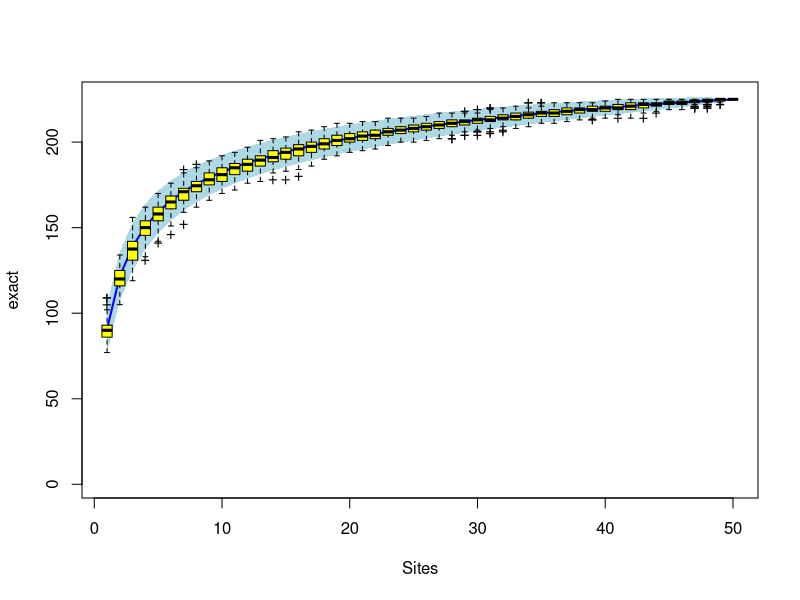
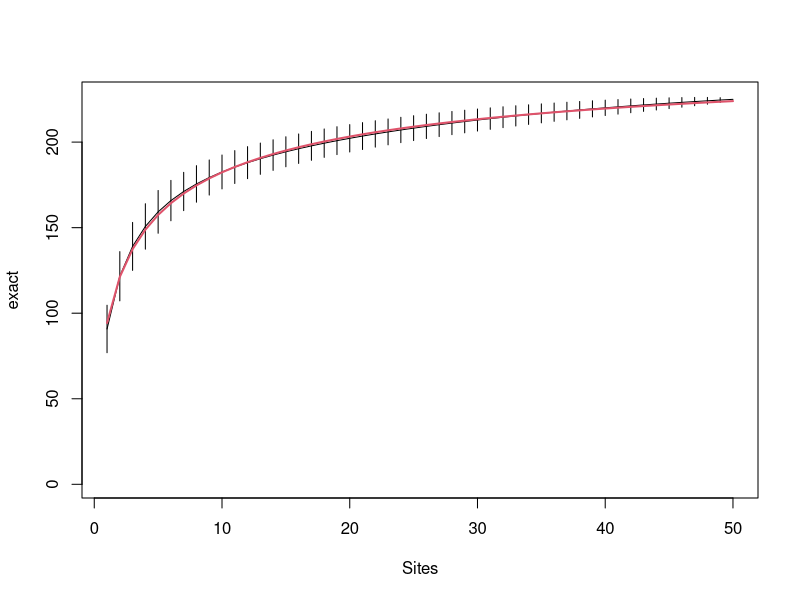
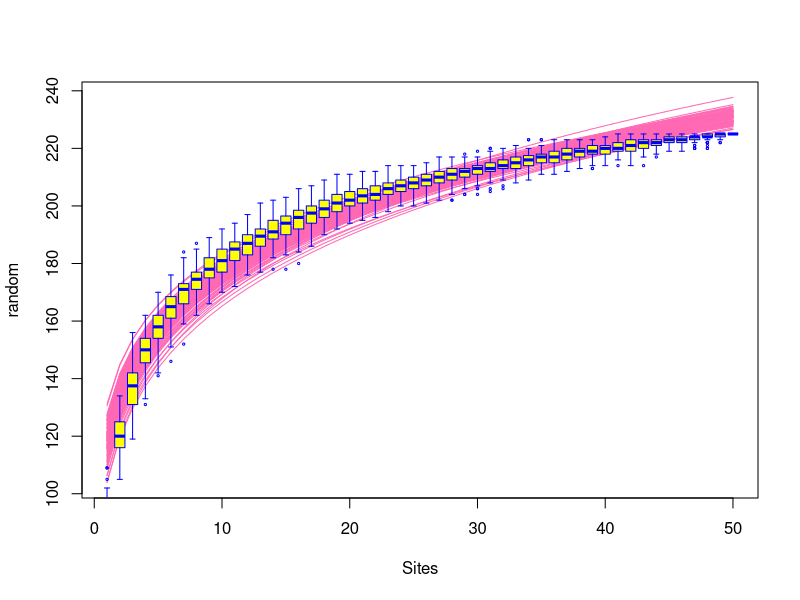
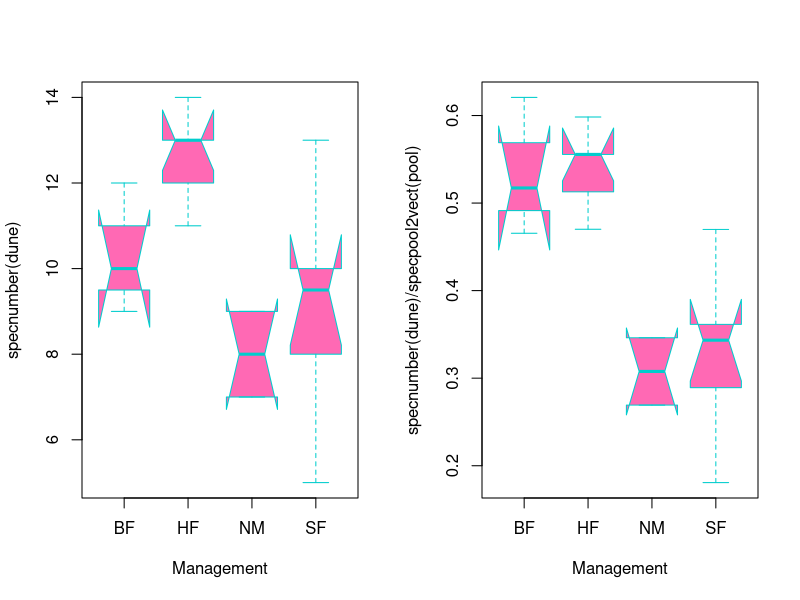
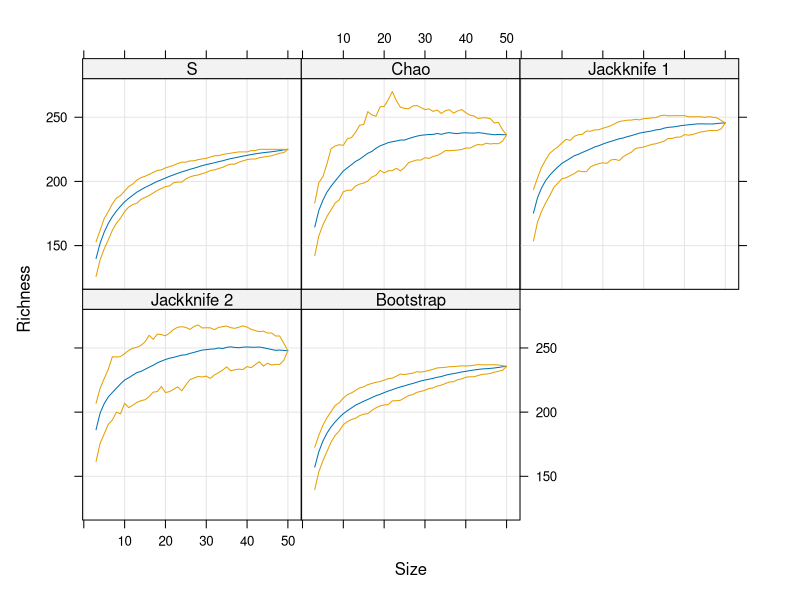

R code for these plots, in order:
library(vegan)

####################### SPECACCUM #####################
data(BCI)
sp1 <- specaccum(BCI)
sp2 <- specaccum(BCI, "random")
sp2
summary(sp2)
plot(sp1, ci.type="poly", col="blue", lwd=2, ci.lty=0, ci.col="lightblue")
boxplot(sp2, col="yellow", add=TRUE, pch="+")
## Fit Lomolino model to the exact accumulation
mod1 <- fitspecaccum(sp1, "lomolino")
coef(mod1)
fitted(mod1)
plot(sp1)
## Add Lomolino model using argument 'add'
plot(mod1, add = TRUE, col=2, lwd=2)
## Fit Arrhenius models to all random accumulations
mods <- fitspecaccum(sp2, "arrh")
plot(mods, col="hotpink")
boxplot(sp2, col = "yellow", border = "blue", lty=1, cex=0.3, add= TRUE)
## Use nls() methods to the list of models
sapply(mods$models, AIC)
#######################################################

####################### SPECPOOL #####################
data(dune)
data(dune.env)
attach(dune.env)
pool <- specpool(dune, Management)
pool
op <- par(mfrow=c(1,2))
boxplot(specnumber(dune) ~ Management, col="hotpink", border="cyan3",
        notch=TRUE)
boxplot(specnumber(dune)/specpool2vect(pool) ~ Management, col="hotpink",
        border="cyan3", notch=TRUE)
par(op)

data(BCI)
## Accumulation model
pool <- poolaccum(BCI)
summary(pool, display = "chao")
plot(pool)
## Quantitative model
estimateR(BCI[1:5,])

